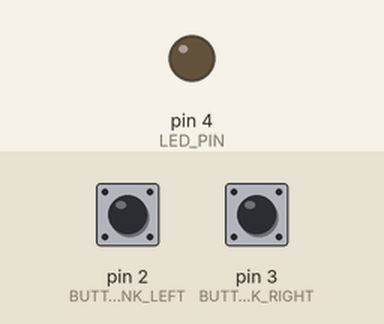
Recording of a sketch running on a simulated Arduino Uno, built with avr-gcc and run on an emulated ATmega328P. On the bench: output pins drawn as LEDs (lit = HIGH). Dashed ring = blinking. The inputs (shaded band) are chosen by the test bench; at power-on: pin 2 (BUTTON_BANK_LEFT) HIGH, pin 3 (BUTTON_BANK_RIGHT) LOW. What the sketch prints to the serial monitor is not drawn.

Above: at 1.2 s.
1.3 s: pin 2 (BUTTON_BANK_LEFT) pulled LOW for 0.15 s
At 2.4 s:
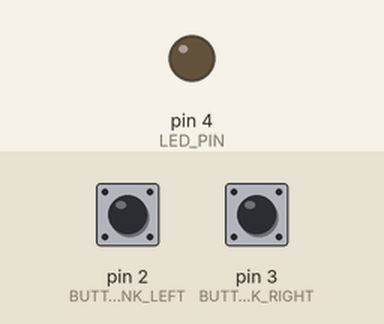
3.0 s: pin 2 (BUTTON_BANK_LEFT) pulled LOW for 1 s
At 5.0 s:
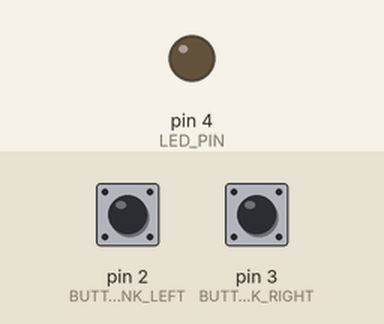
5.5 s: pin 2 (BUTTON_BANK_LEFT) pulsed LOW 2 times (0.12 s each, 0.3 s apart)
At 5.84 s:
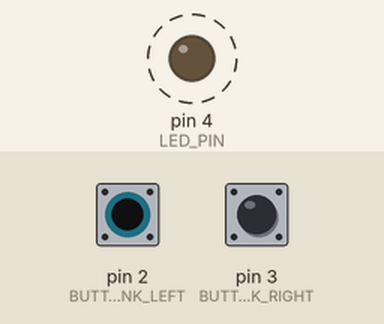
7.6 s: pin 3 (BUTTON_BANK_RIGHT) pulsed HIGH 5 times (0.12 s each, 0.3 s apart)
At 9.9 s:
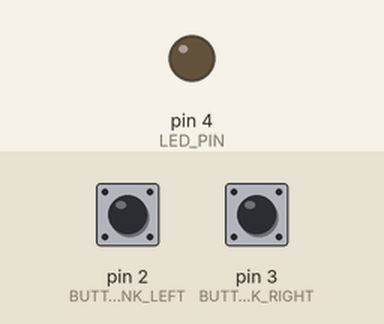
10.6 s: pin 3 (BUTTON_BANK_RIGHT) pulled HIGH for 0.15 s
At 11.2 s:
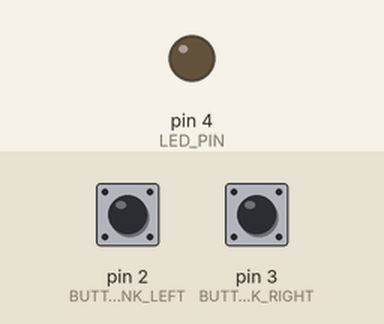
12.2 s: pin 3 (BUTTON_BANK_RIGHT) pulled HIGH for 1 s
At 13.6 s:
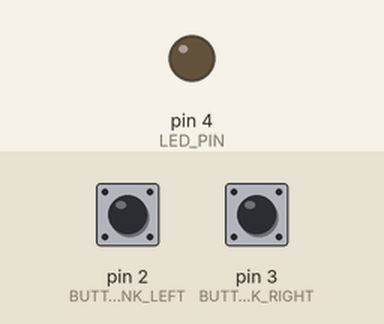
Timing chart, 0 to 15.2 s (numbered marks = the images above; inputs shaded):
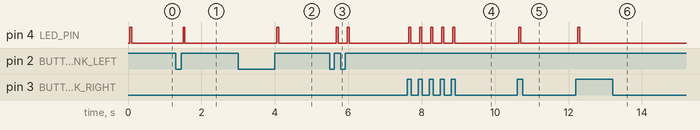

Measured:
- after the input at 1.3 s, pin 4 (LED_PIN): LOW → HIGH after 0.20 s, → LOW 0.05 s later
- after the input at 3.0 s, pin 4 (LED_PIN): LOW → HIGH after 1.1 s, → LOW 0.05 s later
- after the input at 5.5 s, pin 4 (LED_PIN): alternates HIGH for 0.05 s and LOW for 0.25 s, 4 changes in all, then stays LOW, starting after 0.17 s
- after the input at 7.6 s, pin 4 (LED_PIN): alternates HIGH for 0.05 s and LOW for 0.25 s, 10 changes in all, then stays LOW, starting after 0.05 s
- after the input at 10.6 s, pin 4 (LED_PIN): LOW → HIGH after 0.05 s, → LOW 0.05 s later
- after the input at 12.2 s, pin 4 (LED_PIN): LOW → HIGH after 0.05 s, → LOW 0.05 s later

The sketch:

BankChange.ino
```cpp
int currentBank = 0;
int bankArray[16];

#define DEBOUNCE_DELAY 50

#define BUTTON_BANK_LEFT 2
#define BUTTON_BANK_RIGHT 3
#define LED_PIN 4

enum Direction {LEFT, RIGHT};

class ButtonHandler
{
public:
	unsigned long lastReadingTime;
	int reading, prevReading, buttonState, prevButtonState, buttonPin, advanceDirection;
	int* bankNumber;
        Direction dir;

	ButtonHandler (Direction d, int* b) {
		prevButtonState = buttonState = LOW;
		dir = d;
		bankNumber = b;
		if (dir == LEFT)
		{
			buttonPin = BUTTON_BANK_LEFT;
			advanceDirection = -1;
		}
		else if (dir == RIGHT)
		{
			buttonPin = BUTTON_BANK_RIGHT;
			advanceDirection = 1;
		}
	}

	void updateState()
	{
		reading = digitalRead(buttonPin);

		// Reset the timer if the state changes
		if (reading != prevReading)
			// HEY! ints are 16 bit!
			lastReadingTime = millis();

		// If this state has lasted longer than the debounce delay parameter,
		// actually count it as a reading
		if ((millis() - lastReadingTime) > DEBOUNCE_DELAY)
		{
			if (reading != buttonState)
				buttonState = reading;

			if (buttonState == HIGH && prevButtonState == LOW)
				changeBank();

			prevButtonState = buttonState;
		}

		prevReading = reading;
	}

private:
	void changeBank()
	{
		*bankNumber += advanceDirection;

		// Range checking, make array loop around
		if (*bankNumber < 0)
			*bankNumber = 15;
		if (*bankNumber > 15)
			*bankNumber = 0;

		Serial.write(0xC0);
		Serial.write(bankArray[*bankNumber]);

		digitalWrite(LED_PIN, HIGH);
		delay(50);
		digitalWrite(LED_PIN, LOW);
	}

};

ButtonHandler leftButtonHandler(LEFT, &currentBank);
ButtonHandler rightButtonHandler(RIGHT, &currentBank);

void setup()
{
	//  Set MIDI baud rate:
	Serial.begin(31250);

	// Set pin modes
	pinMode(BUTTON_BANK_LEFT, INPUT);
	pinMode(BUTTON_BANK_RIGHT, INPUT);
	pinMode(LED_PIN, OUTPUT);

	// Populate array
	for(int i = 0; i < 16; i++)
		bankArray[i] = i*8;
}

void loop()
{
	leftButtonHandler.updateState();
	rightButtonHandler.updateState();
}
```
